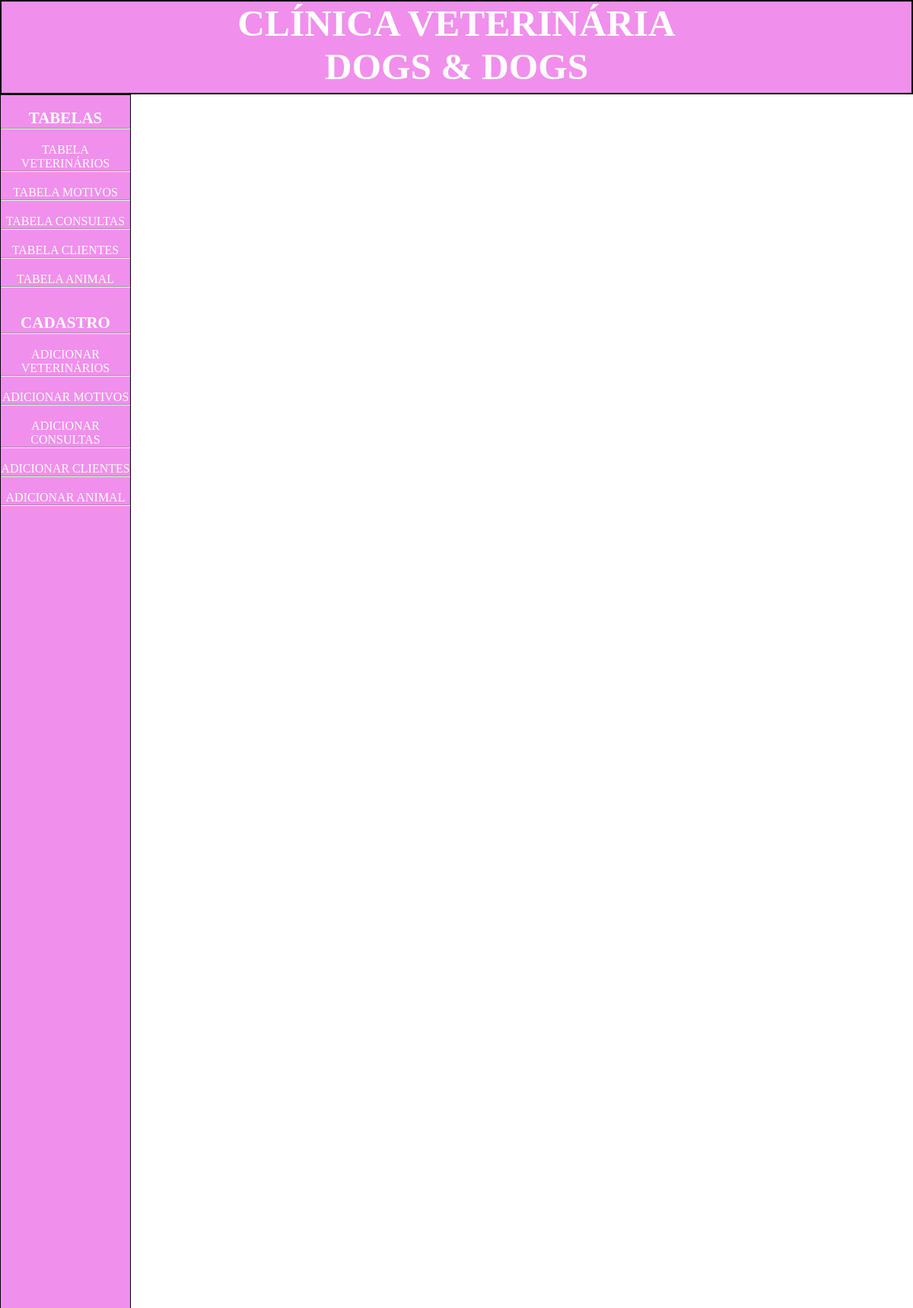
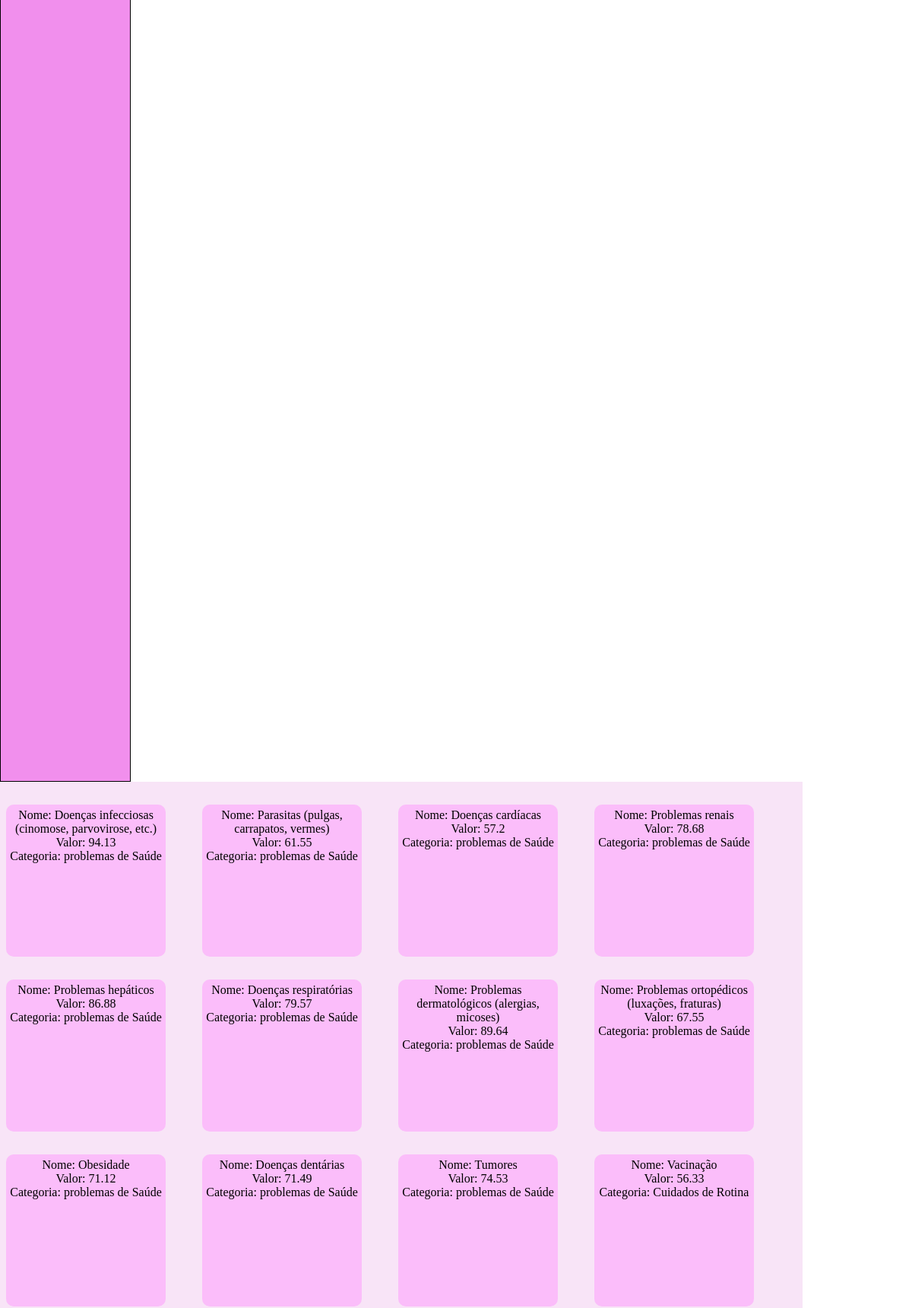
The app's page /motivos (upper part) with its own data (2 pictures, top to bottom).
### models.py (models this page shows, shortened)
class Motivo(Base):
    __tablename__ = 'TAB_MOTIVO'
    id_motivo = Column(Integer, primary_key=True)
    nome_motivo = Column(String(70), nullable=False, index=True)
    motivo_categoria = Column(String(50), nullable=False, index=True)
    valor_motivo = Column(Float, nullable=False, index=True)
    def serialize_motivo(self):
        dados_motivo = {
            "id_motivo": self.id_motivo,
            "nome_motivo": self.nome_motivo,
            "motivo_categoria": self.motivo_categoria,
            "valor_motivo": self.valor_motivo,
        }
        return dados_motivo

### app.py (the view)
@app.route('/motivos', methods=['GET', 'POST'])
def motivos():
    sql_motivos = select(Motivo)
    resultado_motivos = db_session.execute(sql_motivos).scalars()
    lista_motivos = []
    for n in resultado_motivos:
        lista_motivos.append(n.serialize_motivo())
        print(lista_motivos[-1])
    return render_template("lista_motivos.html",
                           lista_motivos=lista_motivos)

### templates/lista_motivos.html
{% extends 'base.html' %}
{% block conteudo%}
    {% for item in lista_motivos %}
        <div class="card_itens">
        Nome: {{item.nome_motivo}}<br>
        Valor: {{item.valor_motivo}}<br>
        Categoria: {{item.motivo_categoria}}<br>
            </div>
    {% endfor%}
{% endblock conteudo%}

### static/template.css (style rules this page uses)
* { margin: 0; padding: 0; }
.card_itens { background-color: #fbbdfa; text-align: center; display: inline-block; height: 190px; width: 200px; border-radius: 10px; margin-top: 30px; margin-right: 40px; font-size: 16px; float: left; margin-left: 8px; padding: 5px; }

### records on screen
Motivo: nome_motivo "Doenças infecciosas (cinomose, parvovirose, etc.)", valor_motivo "94.13", motivo_categoria "problemas de Saúde"
Motivo: nome_motivo "Parasitas (pulgas, carrapatos, vermes)", valor_motivo "61.55", motivo_categoria "problemas de Saúde"
Motivo: nome_motivo "Doenças cardíacas", valor_motivo "57.2", motivo_categoria "problemas de Saúde"
Motivo: nome_motivo "Problemas renais", valor_motivo "78.68", motivo_categoria "problemas de Saúde"
Motivo: nome_motivo "Problemas hepáticos", valor_motivo "86.88", motivo_categoria "problemas de Saúde"
Motivo: nome_motivo "Doenças respiratórias", valor_motivo "79.57", motivo_categoria "problemas de Saúde"
Motivo: nome_motivo "Problemas dermatológicos (alergias, micoses)", valor_motivo "89.64", motivo_categoria "problemas de Saúde"
Motivo: nome_motivo "Problemas ortopédicos (luxações, fraturas)", valor_motivo "67.55", motivo_categoria "problemas de Saúde"
Motivo: nome_motivo "Obesidade", valor_motivo "71.12", motivo_categoria "problemas de Saúde"
Motivo: nome_motivo "Doenças dentárias", valor_motivo "71.49", motivo_categoria "problemas de Saúde"
Motivo: nome_motivo "Tumores", valor_motivo "74.53", motivo_categoria "problemas de Saúde"
Motivo: nome_motivo "Vacinação", valor_motivo "56.33", motivo_categoria "Cuidados de Rotina"
